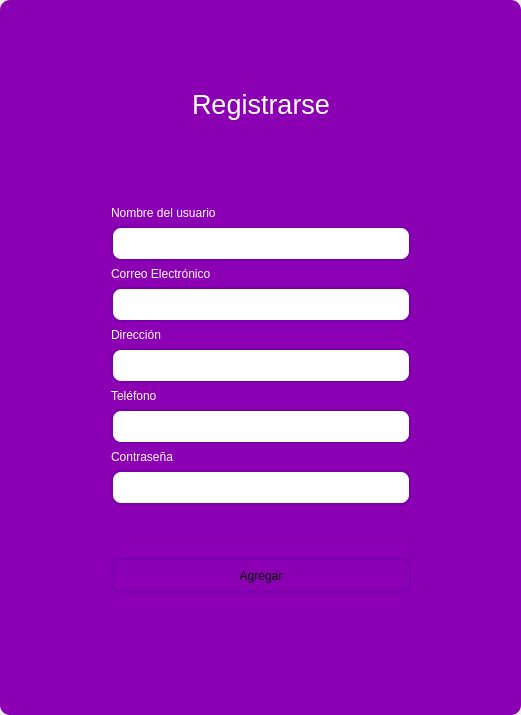
<?xml version="1.0" encoding="UTF-8"?>
<ui version="4.0">
 <class>MainWindow</class>
 <widget class="QMainWindow" name="MainWindow">
  <property name="geometry">
   <rect>
    <x>0</x>
    <y>0</y>
    <width>521</width>
    <height>715</height>
   </rect>
  </property>
  <property name="windowTitle">
   <string>MainWindow</string>
  </property>
  <property name="styleSheet">
   <string notr="true"/>
  </property>
  <widget class="QWidget" name="centralwidget">
   <property name="styleSheet">
    <string notr="true"/>
   </property>
   <layout class="QVBoxLayout" name="verticalLayout">
    <property name="spacing">
     <number>0</number>
    </property>
    <property name="leftMargin">
     <number>0</number>
    </property>
    <property name="topMargin">
     <number>0</number>
    </property>
    <property name="rightMargin">
     <number>0</number>
    </property>
    <property name="bottomMargin">
     <number>0</number>
    </property>
    <item>
     <widget class="QFrame" name="frame">
      <property name="enabled">
       <bool>true</bool>
      </property>
      <property name="styleSheet">
       <string notr="true">
QFrame {
border-radius:10px;
background-color: rgb(140, 0, 179);
 }
</string>
      </property>
      <property name="frameShape">
       <enum>QFrame::StyledPanel</enum>
      </property>
      <property name="frameShadow">
       <enum>QFrame::Raised</enum>
      </property>
      <layout class="QVBoxLayout" name="verticalLayout_2">
       <item>
        <widget class="QFrame" name="frame_superior">
         <property name="minimumSize">
          <size>
           <width>0</width>
           <height>40</height>
          </size>
         </property>
         <property name="maximumSize">
          <size>
           <width>16777215</width>
           <height>40</height>
          </size>
         </property>
         <property name="styleSheet">
          <string notr="true">QPushButton{
border-radius:18px;
}

QPushButton:hover{
	background-color: rgb(0, 0, 0);
}
</string>
         </property>
         <property name="frameShape">
          <enum>QFrame::StyledPanel</enum>
         </property>
         <property name="frameShadow">
          <enum>QFrame::Raised</enum>
         </property>
         <layout class="QHBoxLayout" name="horizontalLayout_3">
          <property name="spacing">
           <number>4</number>
          </property>
          <property name="leftMargin">
           <number>0</number>
          </property>
          <property name="topMargin">
           <number>0</number>
          </property>
          <property name="rightMargin">
           <number>0</number>
          </property>
          <property name="bottomMargin">
           <number>0</number>
          </property>
          <item>
           <spacer name="horizontalSpacer_2">
            <property name="orientation">
             <enum>Qt::Horizontal</enum>
            </property>
            <property name="sizeHint" stdset="0">
             <size>
              <width>443</width>
              <height>20</height>
             </size>
            </property>
           </spacer>
          </item>
          <item>
           <widget class="QPushButton" name="bt_minimize">
            <property name="minimumSize">
             <size>
              <width>38</width>
              <height>38</height>
             </size>
            </property>
            <property name="maximumSize">
             <size>
              <width>38</width>
              <height>38</height>
             </size>
            </property>
            <property name="text">
             <string/>
            </property>
            <property name="icon">
             <iconset>
              <normaloff>image/minus.svg</normaloff>image/minus.svg</iconset>
            </property>
            <property name="iconSize">
             <size>
              <width>38</width>
              <height>38</height>
             </size>
            </property>
           </widget>
          </item>
          <item>
           <widget class="QPushButton" name="bt_maximize">
            <property name="minimumSize">
             <size>
              <width>38</width>
              <height>38</height>
             </size>
            </property>
            <property name="maximumSize">
             <size>
              <width>38</width>
              <height>38</height>
             </size>
            </property>
            <property name="text">
             <string/>
            </property>
            <property name="icon">
             <iconset>
              <normaloff>image/chevron-up.svg</normaloff>image/chevron-up.svg</iconset>
            </property>
            <property name="iconSize">
             <size>
              <width>38</width>
              <height>38</height>
             </size>
            </property>
           </widget>
          </item>
          <item>
           <widget class="QPushButton" name="bt_normal">
            <property name="minimumSize">
             <size>
              <width>38</width>
              <height>38</height>
             </size>
            </property>
            <property name="maximumSize">
             <size>
              <width>38</width>
              <height>38</height>
             </size>
            </property>
            <property name="text">
             <string/>
            </property>
            <property name="icon">
             <iconset>
              <normaloff>image/chevron-down.svg</normaloff>image/chevron-down.svg</iconset>
            </property>
            <property name="iconSize">
             <size>
              <width>38</width>
              <height>38</height>
             </size>
            </property>
           </widget>
          </item>
          <item>
           <widget class="QPushButton" name="bt_close">
            <property name="minimumSize">
             <size>
              <width>38</width>
              <height>38</height>
             </size>
            </property>
            <property name="maximumSize">
             <size>
              <width>38</width>
              <height>38</height>
             </size>
            </property>
            <property name="text">
             <string/>
            </property>
            <property name="icon">
             <iconset>
              <normaloff>image/x.svg</normaloff>image/x.svg</iconset>
            </property>
            <property name="iconSize">
             <size>
              <width>38</width>
              <height>38</height>
             </size>
            </property>
           </widget>
          </item>
         </layout>
        </widget>
       </item>
       <item>
        <widget class="QFrame" name="frame_3">
         <property name="frameShape">
          <enum>QFrame::StyledPanel</enum>
         </property>
         <property name="frameShadow">
          <enum>QFrame::Raised</enum>
         </property>
         <layout class="QHBoxLayout" name="horizontalLayout_4">
          <item>
           <spacer name="horizontalSpacer_3">
            <property name="orientation">
             <enum>Qt::Horizontal</enum>
            </property>
            <property name="sizeHint" stdset="0">
             <size>
              <width>178</width>
              <height>20</height>
             </size>
            </property>
           </spacer>
          </item>
          <item>
           <layout class="QVBoxLayout" name="verticalLayout_4">
            <item>
             <spacer name="verticalSpacer">
              <property name="orientation">
               <enum>Qt::Vertical</enum>
              </property>
              <property name="sizeHint" stdset="0">
               <size>
                <width>28</width>
                <height>28</height>
               </size>
              </property>
             </spacer>
            </item>
            <item>
             <widget class="QFrame" name="frame_4">
              <property name="maximumSize">
               <size>
                <width>400</width>
                <height>600</height>
               </size>
              </property>
              <property name="styleSheet">
               <string notr="true">QLabel {
color: rgb(255, 255, 255);
	font: 12pt &quot;Arial&quot;;
	background-color: rgba(0, 0, 0,0);
}


QLineEdit{

border-radius:10px; 
font: 12pt &quot;Arial&quot;;
color: rgb(255, 255, 254);
border: 2px solid rgb(120, 0, 171);

}

QLineEdit:hover{
background-color: rgba(0, 0, 0,0);
border-radius:10px; 
font: 12pt &quot;Arial&quot;;
border: 2px solid  rgb(120, 0, 171);
}

QLineEdit:focus{
background-color: rgb(0, 0, 0);
border-radius:10px; 
font: 12pt &quot;Arial&quot;;
border: 2px solid rgb(120, 0, 171);
}

QCheckBox{
	font: 12pt &quot;Arial&quot;;
	color: rgb(255, 255, 255);
}

QCheckBox::indicator {
    width: 18px;
    height:18px;
}

QCheckBox::indicator:unchecked {
   background-image: url(image/square.svg);
}

QCheckBox::indicator:checked {
   background-image: url(image/check-square.svg);
}

QPushButton{
border-radius:10px; 
font: 12pt &quot;Arial&quot;;
border: 2px solid rgb(120, 0, 171);

}

QPushButton:hover{
border-radius:10px; 
font: 12pt &quot;Arial&quot;;
color: rgb(255, 255, 255);
border: 2px solid rgb(120, 0, 171);
	background-color: rgb(120, 0, 171);
}
</string>
              </property>
              <property name="frameShape">
               <enum>QFrame::StyledPanel</enum>
              </property>
              <property name="frameShadow">
               <enum>QFrame::Raised</enum>
              </property>
              <layout class="QVBoxLayout" name="verticalLayout_3">
               <item>
                <widget class="QLabel" name="label_8">
                 <property name="font">
                  <font>
                   <family>MS Shell Dlg 2</family>
                   <pointsize>20</pointsize>
                   <weight>50</weight>
                   <italic>false</italic>
                   <bold>false</bold>
                  </font>
                 </property>
                 <property name="styleSheet">
                  <string notr="true">font: 20pt &quot;MS Shell Dlg 2&quot;;</string>
                 </property>
                 <property name="text">
                  <string>Registrarse</string>
                 </property>
                 <property name="alignment">
                  <set>Qt::AlignCenter</set>
                 </property>
                </widget>
               </item>
               <item>
                <widget class="QLabel" name="label">
                 <property name="minimumSize">
                  <size>
                   <width>300</width>
                   <height>50</height>
                  </size>
                 </property>
                 <property name="maximumSize">
                  <size>
                   <width>16777215</width>
                   <height>50</height>
                  </size>
                 </property>
                 <property name="styleSheet">
                  <string notr="true">font: 16pt &quot;Arial&quot;;
</string>
                 </property>
                 <property name="text">
                  <string/>
                 </property>
                 <property name="pixmap">
                  <pixmap>../../desktop_local/window/img/icon.png</pixmap>
                 </property>
                 <property name="alignment">
                  <set>Qt::AlignCenter</set>
                 </property>
                </widget>
               </item>
               <item>
                <spacer name="verticalSpacer_3">
                 <property name="orientation">
                  <enum>Qt::Vertical</enum>
                 </property>
                 <property name="sizeHint" stdset="0">
                  <size>
                   <width>20</width>
                   <height>40</height>
                  </size>
                 </property>
                </spacer>
               </item>
               <item>
                <widget class="QLabel" name="label_4">
                 <property name="text">
                  <string>Nombre del usuario</string>
                 </property>
                </widget>
               </item>
               <item>
                <widget class="QLineEdit" name="nametxt">
                 <property name="minimumSize">
                  <size>
                   <width>0</width>
                   <height>35</height>
                  </size>
                 </property>
                </widget>
               </item>
               <item>
                <widget class="QLabel" name="label_6">
                 <property name="text">
                  <string>Correo Electrónico</string>
                 </property>
                </widget>
               </item>
               <item>
                <widget class="QLineEdit" name="emailtxt">
                 <property name="minimumSize">
                  <size>
                   <width>0</width>
                   <height>35</height>
                  </size>
                 </property>
                </widget>
               </item>
               <item>
                <widget class="QLabel" name="label_3">
                 <property name="text">
                  <string>Dirección</string>
                 </property>
                </widget>
               </item>
               <item>
                <widget class="QLineEdit" name="addresstxt">
                 <property name="minimumSize">
                  <size>
                   <width>0</width>
                   <height>35</height>
                  </size>
                 </property>
                </widget>
               </item>
               <item>
                <widget class="QLabel" name="label_7">
                 <property name="text">
                  <string>Teléfono</string>
                 </property>
                </widget>
               </item>
               <item>
                <widget class="QLineEdit" name="phonetxt">
                 <property name="minimumSize">
                  <size>
                   <width>0</width>
                   <height>35</height>
                  </size>
                 </property>
                </widget>
               </item>
               <item>
                <widget class="QLabel" name="label_5">
                 <property name="text">
                  <string>Contraseña</string>
                 </property>
                </widget>
               </item>
               <item>
                <widget class="QLineEdit" name="passwordtxt">
                 <property name="minimumSize">
                  <size>
                   <width>0</width>
                   <height>35</height>
                  </size>
                 </property>
                 <property name="maximumSize">
                  <size>
                   <width>16777215</width>
                   <height>16777215</height>
                  </size>
                 </property>
                 <property name="echoMode">
                  <enum>QLineEdit::Password</enum>
                 </property>
                </widget>
               </item>
               <item>
                <spacer name="verticalSpacer_5">
                 <property name="orientation">
                  <enum>Qt::Vertical</enum>
                 </property>
                 <property name="sizeHint" stdset="0">
                  <size>
                   <width>20</width>
                   <height>40</height>
                  </size>
                 </property>
                </spacer>
               </item>
               <item>
                <spacer name="verticalSpacer_6">
                 <property name="orientation">
                  <enum>Qt::Vertical</enum>
                 </property>
                 <property name="sizeHint" stdset="0">
                  <size>
                   <width>20</width>
                   <height>40</height>
                  </size>
                 </property>
                </spacer>
               </item>
               <item>
                <widget class="QPushButton" name="btn_register_bd">
                 <property name="minimumSize">
                  <size>
                   <width>0</width>
                   <height>35</height>
                  </size>
                 </property>
                 <property name="text">
                  <string>Agregar</string>
                 </property>
                </widget>
               </item>
               <item>
                <spacer name="verticalSpacer_7">
                 <property name="orientation">
                  <enum>Qt::Vertical</enum>
                 </property>
                 <property name="sizeHint" stdset="0">
                  <size>
                   <width>20</width>
                   <height>40</height>
                  </size>
                 </property>
                </spacer>
               </item>
               <item>
                <layout class="QHBoxLayout" name="horizontalLayout_2"/>
               </item>
               <item>
                <spacer name="verticalSpacer_8">
                 <property name="orientation">
                  <enum>Qt::Vertical</enum>
                 </property>
                 <property name="sizeHint" stdset="0">
                  <size>
                   <width>20</width>
                   <height>40</height>
                  </size>
                 </property>
                </spacer>
               </item>
               <item>
                <layout class="QHBoxLayout" name="horizontalLayout">
                 <item>
                  <widget class="QLabel" name="label_2">
                   <property name="text">
                    <string/>
                   </property>
                  </widget>
                 </item>
                </layout>
               </item>
              </layout>
             </widget>
            </item>
            <item>
             <spacer name="verticalSpacer_2">
              <property name="orientation">
               <enum>Qt::Vertical</enum>
              </property>
              <property name="sizeHint" stdset="0">
               <size>
                <width>20</width>
                <height>40</height>
               </size>
              </property>
             </spacer>
            </item>
           </layout>
          </item>
          <item>
           <spacer name="horizontalSpacer_4">
            <property name="orientation">
             <enum>Qt::Horizontal</enum>
            </property>
            <property name="sizeHint" stdset="0">
             <size>
              <width>177</width>
              <height>20</height>
             </size>
            </property>
           </spacer>
          </item>
         </layout>
        </widget>
       </item>
      </layout>
     </widget>
    </item>
   </layout>
  </widget>
 </widget>
 <resources/>
 <connections/>
</ui>
